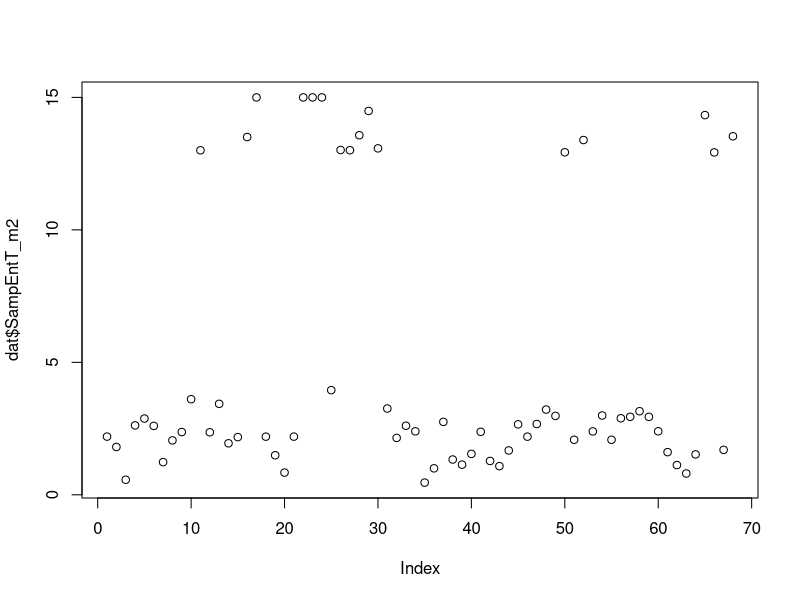
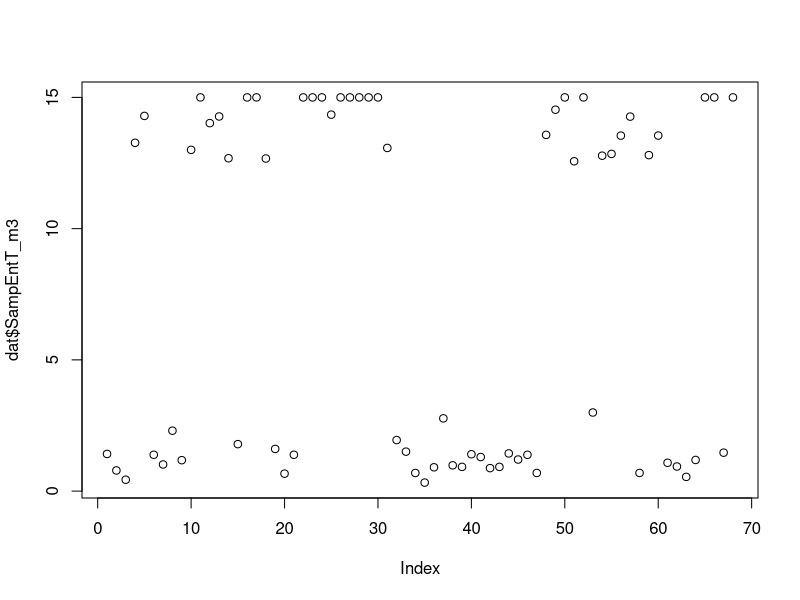
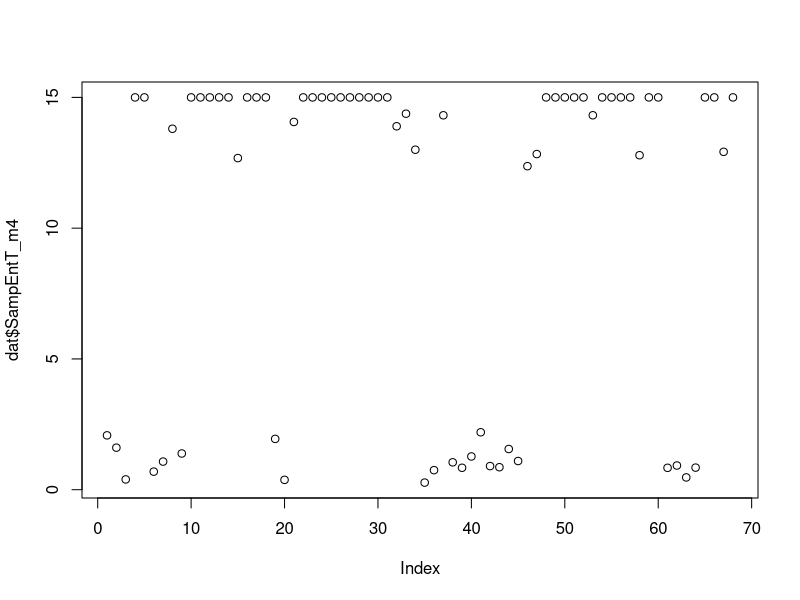
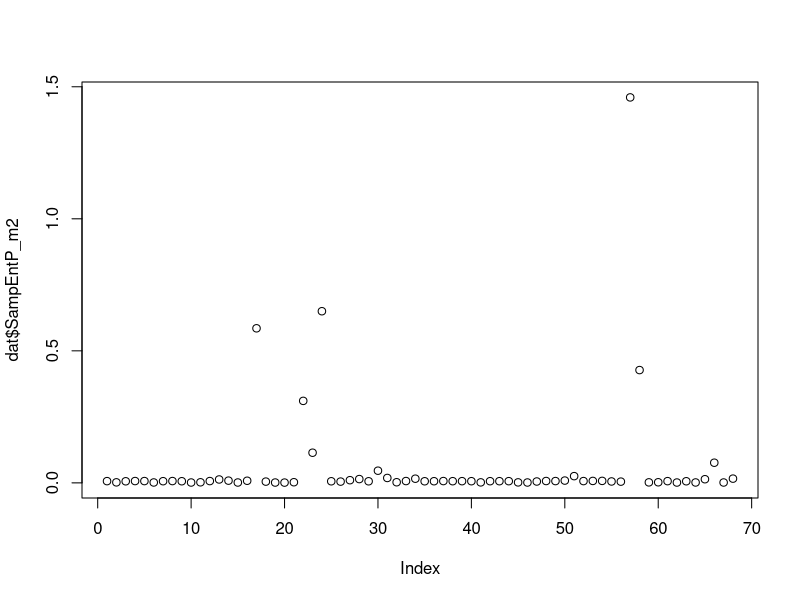
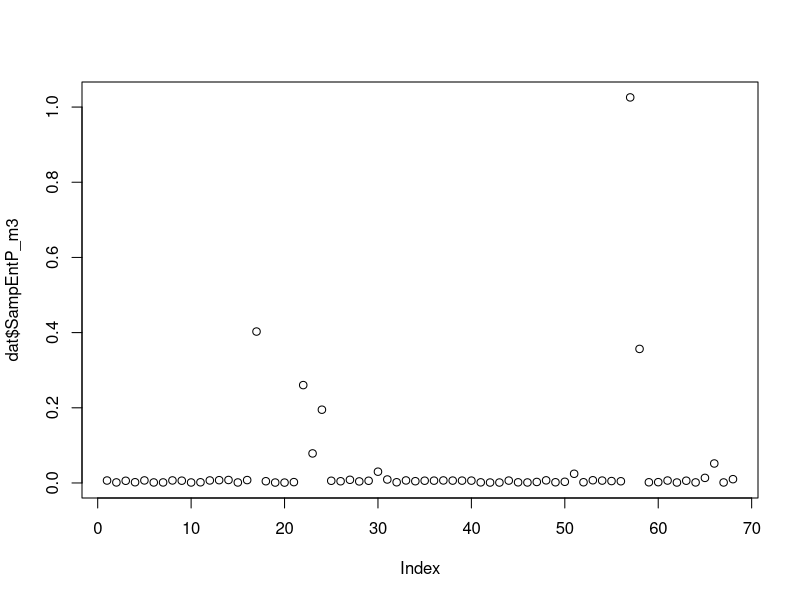
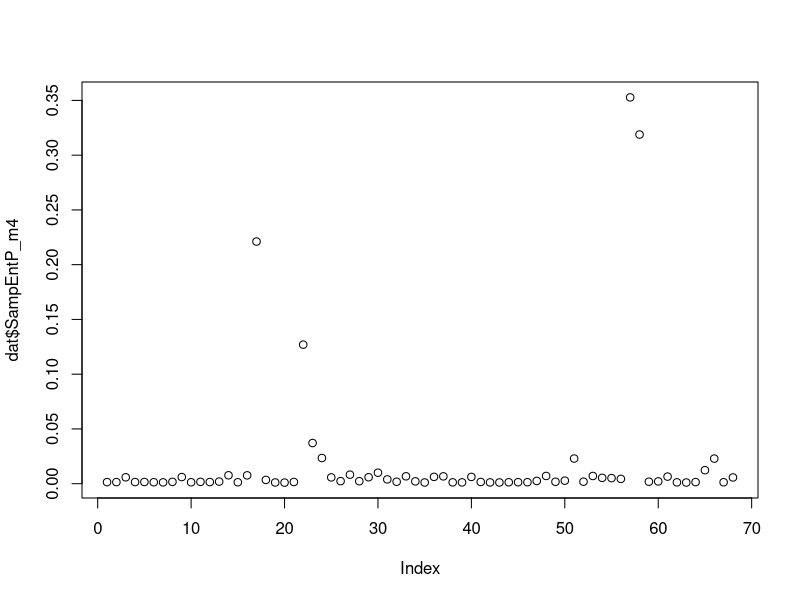
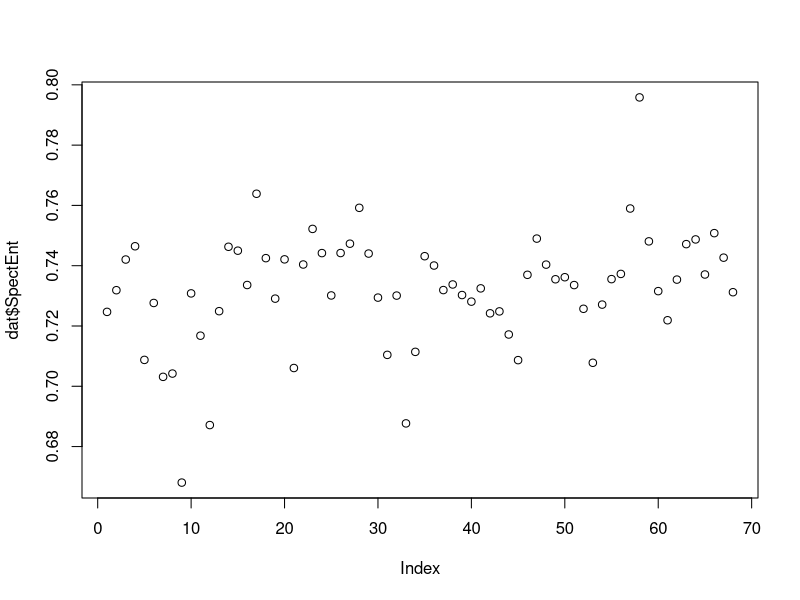

Generate these figures, in order, with R:
# Code for producing results presented in Table 6 in the manuscript
# set working directory
setwd(dirname(rstudioapi::getSourceEditorContext()$path))

# required libraries
library(dplyr)
# library(groundhog)
# groundhog.day="2021-10-20"
# pkg = c('dplyr')
# groundhog.library(pkg, groundhog.day, tolerate.R.version='4.1.2')

# R. version
# platform       x86_64-w64-mingw32          
# arch           x86_64                      
# os             mingw32                     
# system         x86_64, mingw32             
# status                                     
# major          4                           
# minor          1.2                         
# year           2021                        
# month          11                          
# day            01                          
# svn rev        81115                       
# language       R                           
# version.string R version 4.1.2 (2021-11-01)
# nickname       Bird Hippie 

# read the data (uncomment applicable lines, whether reading original or noisy parameters)
# read non-noisy data
# dat <- read.csv("dat.csv")
# params <- select(dat, !(c(X, id)))
# read noisy data
# dat <- read.csv("dat-noise_SNR-20dB.csv")
# dat <- read.csv("dat-noise_SNR-10dB.csv")
# dat <- read.csv("dat-noise_SNR+0dB.csv")
# dat <- read.csv("dat-noise_SNR+10dB.csv")
 dat <- read.csv("dat-noise_SNR+20dB.csv")
 params <- select(dat, !(c(X, id)))

# set parameters as factors
dat$nausea_onset <- factor(dat$nausea_onset)
params$nausea_onset <- factor(dat$nausea_onset)

# following parameters should be categorical (level is 10)
plot(dat$SampEntT_m2)
plot(dat$SampEntT_m3)
plot(dat$SampEntT_m4)

# following parameters should not be categorical
plot(dat$SampEntP_m2)
plot(dat$SampEntP_m3)
plot(dat$SampEntP_m4)
plot(dat$SpectEnt)

# change numerical to categorical variables
dat$SampEntT_m2[dat$SampEntT_m2 >= 10] <- "HIGH"
dat$SampEntT_m2[dat$SampEntT_m2 < 10] <- "LOW"
dat$SampEntT_m2 <- as.factor(dat$SampEntT_m2)

dat$SampEntT_m3[dat$SampEntT_m3 >= 10] <- "HIGH"
dat$SampEntT_m3[dat$SampEntT_m3 < 10] <- "LOW"
dat$SampEntT_m3 <- as.factor(dat$SampEntT_m3)

dat$SampEntT_m4[dat$SampEntT_m4 >= 10] <- "HIGH"
dat$SampEntT_m4[dat$SampEntT_m4 < 10] <- "LOW"
dat$SampEntT_m4 <- as.factor(dat$SampEntT_m4)

# chi square test - original data
chisq.test(dat$SampEntT_m2, dat$nausea_onset, simulate.p.value = T)
chisq.test(dat$SampEntT_m3, dat$nausea_onset, simulate.p.value = T)
chisq.test(dat$SampEntT_m4, dat$nausea_onset, simulate.p.value = T)

# descriptive statistics for categorical variables
datNausea <- filter(dat, nausea_onset == 1)
datNonNausea <- filter(dat, nausea_onset == 0)

sum(dat$nausea_onset == 1)
sum(dat$nausea_onset == 0)

sum(datNausea$SampEntT_m2 == "HIGH") / sum(dat$nausea_onset == 1)
sum(datNausea$SampEntT_m2 == "LOW") / sum(dat$nausea_onset == 1)
sum(datNonNausea$SampEntT_m2 == "HIGH") / sum(dat$nausea_onset == 0)
sum(datNonNausea$SampEntT_m2 == "LOW") / sum(dat$nausea_onset == 0)

sum(datNausea$SampEntT_m3 == "HIGH") / sum(dat$nausea_onset == 1)
sum(datNausea$SampEntT_m3 == "LOW") / sum(dat$nausea_onset == 1)
sum(datNonNausea$SampEntT_m3 == "HIGH") / sum(dat$nausea_onset == 0)
sum(datNonNausea$SampEntT_m3 == "LOW") / sum(dat$nausea_onset == 0)

sum(datNausea$SampEntT_m4 == "HIGH") / sum(dat$nausea_onset == 1)
sum(datNausea$SampEntT_m4 == "LOW") / sum(dat$nausea_onset == 1)
sum(datNonNausea$SampEntT_m4 == "HIGH") / sum(dat$nausea_onset == 0)
sum(datNonNausea$SampEntT_m4 == "LOW") / sum(dat$nausea_onset == 0)
